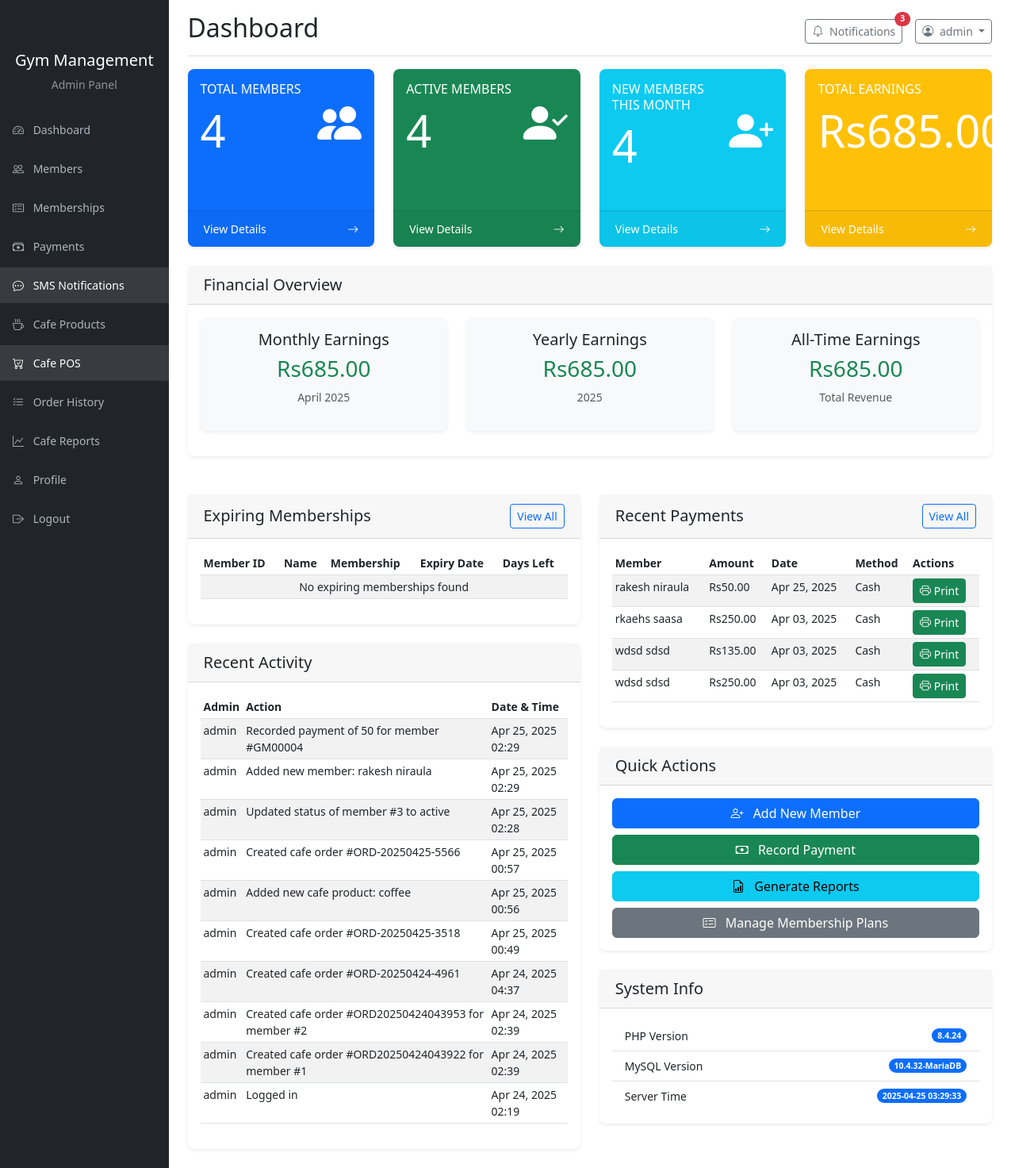
Page /admin/dashboard.php (signed in) on the committed database.
### tables this page shows
CREATE TABLE `activity_logs` (
  `id` int(11) NOT NULL,
  `admin_id` int(11) NOT NULL,
  `action` varchar(255) NOT NULL,
  `created_at` timestamp NOT NULL DEFAULT current_timestamp()
);

CREATE TABLE `payments` (
  `id` int(11) NOT NULL,
  `member_id` int(11) NOT NULL,
  `amount` decimal(10,2) NOT NULL,
  `payment_date` date NOT NULL,
  `payment_method` enum('cash','credit_card','debit_card','bank_transfer','other') NOT NULL,
  `description` varchar(255) DEFAULT NULL,
  `receipt_number` varchar(50) DEFAULT NULL,
  `created_by` int(11) NOT NULL,
  `created_at` timestamp NOT NULL DEFAULT current_timestamp()
);

### admin/dashboard.php (the view, shortened to what the rows shown need)
<?php
require_once '../includes/db.php';
$total_members = 0;
$active_members = 0;
$new_members_this_month = 0;
$recent_payments = [];
$total_earnings = 0;
$tables_exist = true;
$column_exists = false;
if ($tables_exist) {
  $check = $conn->query("SHOW COLUMNS FROM gym_members LIKE 'membership_end_date'");
  $column_exists = ($check->num_rows > 0);
}
try {
  $result = $conn->query("SELECT COUNT(*) as total FROM gym_members");
  if ($result) {
      $total_members = $result->fetch_assoc()['total'];
  }
  $result = $conn->query("SELECT COUNT(*) as active FROM gym_members WHERE status = 'active'");
  if ($result) {
      $active_members = $result->fetch_assoc()['active'];
  }
  $first_day_of_month = date('Y-m-01');
  $stmt = $conn->prepare("SELECT COUNT(*) as new_members FROM gym_members WHERE created_at >= ?");
  if ($stmt) {
      $stmt->bind_param("s", $first_day_of_month);
      $stmt->execute();
      $result = $stmt->get_result();
      $new_members_this_month = $result->fetch_assoc()['new_members'];
  }
  $result = $conn->query("SELECT SUM(amount) as total FROM payments");
  if ($result) {
      $row = $result->fetch_assoc();
      $total_earnings = $row['total'] ? $row['total'] : 0;
  }
  $first_day_of_year = date('Y-01-01');
  $stmt = $conn->prepare("SELECT SUM(amount) as total FROM payments WHERE payment_date >= ?");
  if ($stmt) {
      $stmt->bind_param("s", $first_day_of_year);
      $stmt->execute();
  }
  if ($column_exists) {
      $today = date('Y-m-d');
      $next_week = date('Y-m-d', strtotime('+7 days'));
      $check_name_columns = $conn->query("SHOW COLUMNS FROM gym_members LIKE 'first_name'");
      $name_columns_exist = ($check_name_columns->num_rows > 0);
      if ($name_columns_exist) {
          $stmt = $conn->prepare("SELECT m.id, m.member_id, CONCAT(m.first_name, ' ', m.last_name) as name,
                                 m.membership_end_date, mp.name as membership_name,
                                 DATEDIFF(m.membership_end_date, CURDATE()) as days_remaining
                                 FROM gym_members m
                                 JOIN membership_plans mp ON m.membership_id = mp.id
                                 WHERE m.status = 'active'
                                 AND m.membership_end_date BETWEEN ? AND ?
                                 ORDER BY m.membership_end_date ASC
                                 LIMIT 5");
      }
      if ($stmt) {
          $stmt->bind_param("ss", $today, $next_week);
          $stmt->execute();
      }
  }
  if ($conn->query("SHOW TABLES LIKE 'payments'")->num_rows > 0) {
      $check_name_columns = $conn->query("SHOW COLUMNS FROM gym_members LIKE 'first_name'");
      $name_columns_exist = ($check_name_columns->num_rows > 0);
      if ($name_columns_exist) {
          $stmt = $conn->prepare("SELECT p.id, p.amount, p.payment_date, p.payment_method,
                                 CONCAT(m.first_name, ' ', m.last_name) as member_name
                                 FROM payments p
                                 JOIN gym_members m ON p.member_id = m.id
                                 ORDER BY p.payment_date DESC
                                 LIMIT 5");
      }
      if ($stmt) {
          $stmt->execute();
          $recent_payments = $stmt->get_result();
      }
  }
  $activity_logs = [];
  $result = $conn->query("SHOW TABLES LIKE 'activity_logs'");
  if ($result->num_rows > 0) {
      $result = $conn->query("SELECT al.action, al.created_at, a.username
                             FROM activity_logs al
                             JOIN admins a ON al.admin_id = a.id
                             ORDER BY al.created_at DESC LIMIT 10");
      if ($result) {
          $activity_logs = $result;
      }
  }
  if ($column_exists && $conn->query("SHOW TABLES LIKE 'notifications'")->num_rows > 0) {
      $conn->query("INSERT INTO notifications (type, member_id, message)
                   SELECT 'expired_membership', id, CONCAT('Membership has expired on ', membership_end_date)
                   FROM gym_members
                   WHERE status = 'active' AND membership_end_date < CURDATE()
                   AND id NOT IN (
                       SELECT member_id FROM notifications
                       WHERE type = 'expired_membership'
                       AND DATE(created_at) = CURDATE()
                   )");
      $conn->query("INSERT INTO notifications (type, member_id, message)
                   SELECT 'expiring_membership', id, CONCAT('Membership will expire on ', membership_end_date)
                   FROM gym_members
                   WHERE status = 'active'
                   AND membership_end_date BETWEEN CURDATE() AND DATE_ADD(CURDATE(), INTERVAL 7 DAY)
                   AND id NOT IN (
                       SELECT member_id FROM notifications
                       WHERE type = 'expiring_membership'
                       AND created_at >= DATE_SUB(CURDATE(), INTERVAL 7 DAY)
                   )");
  }
} catch (Exception $e) {
  error_log("Error in dashboard: " . $e->getMessage());
}
?>
<!DOCTYPE html>
<html lang="en">
<head>
  <link href="https://cdn.jsdelivr.net/npm/bootstrap@5.3.0/dist/css/bootstrap.min.css" rel="stylesheet">
  <link rel="stylesheet" href="https://cdn.jsdelivr.net/npm/bootstrap-icons@1.10.0/font/bootstrap-icons.css">
  <link rel="stylesheet" href="../assets/css/admin.css">
</head>
<body>
  <div class="container-fluid">
      <div class="row">
          <main class="col-md-9 ms-sm-auto col-lg-10 px-md-4">
              <div class="d-flex justify-content-between flex-wrap flex-md-nowrap align-items-center pt-3 pb-2 mb-3 border-bottom">
                  <h1 class="h2">Dashboard</h1>
              </div>
              <div class="row">
                  <div class="col-md-3 mb-4">
                      <div class="card bg-primary text-white h-100">
                          <div class="card-body">
                              <div class="d-flex justify-content-between align-items-center">
                                  <div>
                                      <h1 class="display-4"><?php echo $total_members; ?></h1>
                                  </div>
                              </div>
                          </div>
                      </div>
                  </div>
                  <div class="col-md-3 mb-4">
                      <div class="card bg-success text-white h-100">
                          <div class="card-body">
                              <div class="d-flex justify-content-between align-items-center">
                                  <div>
                                      <h1 class="display-4"><?php echo $active_members; ?></h1>
                                  </div>
                              </div>
                          </div>
                      </div>
                  </div>
                  <div class="col-md-3 mb-4">
                      <div class="card bg-info text-white h-100">
                          <div class="card-body">
                              <div class="d-flex justify-content-between align-items-center">
                                  <div>
                                      <h1 class="display-4"><?php echo $new_members_this_month; ?></h1>
                                  </div>
                              </div>
                          </div>
                      </div>
                  </div>
                  <div class="col-md-3 mb-4">
                      <div class="card bg-warning text-white h-100">
                          <div class="card-body">
                              <div class="d-flex justify-content-between align-items-center">
                                  <div>
                                      <h1 class="display-4">Rs<?php echo number_format($total_earnings, 2); ?></h1>
                                  </div>
                              </div>
                          </div>
                      </div>
                  </div>
              </div>
              <div class="row">
                  <div class="col-md-6">
                      <?php if ($column_exists): ?>
                          <div class="card mb-4">
                              <div class="card-body">
                                  <div class="table-responsive">
                                      <table class="table table-striped table-sm">
                                          <thead>
                                              <tr>
                                                  <th>Member ID</th>
                                                  <th>Name</th>
                                                  <th>Membership</th>
                                                  <th>Expiry Date</th>
                                                  <th>Days Left</th>
                                              </tr>
                                          </thead>
                                      </table>
                                  </div>
                              </div>
                          </div>
                      <?php endif; ?>
                      <div class="card mb-4">
                          <div class="card-body">
                              <div class="table-responsive">
                                  <table class="table table-striped table-sm">
                                      <thead>
                                          <tr>
                                              <th>Admin</th>
                                              <th>Action</th>
                                              <th>Date & Time</th>
                                          </tr>
                                      </thead>
                                      <tbody>
                                          <?php if (is_object($activity_logs) && $activity_logs->num_rows > 0): ?>
                                              <?php while ($log = $activity_logs->fetch_assoc()): ?>
                                                  <tr>
                                                      <td><?php echo htmlspecialchars($log['username']); ?></td>
                                                      <td><?php echo htmlspecialchars($log['action']); ?></td>
                                                      <td><?php echo date('M d, Y H:i', strtotime($log['created_at'])); ?></td>
                                                  </tr>
                                              <?php endwhile; ?>
                                          <?php else: ?>
                                              <tr>
                                                  <td colspan="3" class="text-center">No activity logs found</td>
                                              </tr>
                                          <?php endif; ?>
                                      </tbody>
                                  </table>
                              </div>
                          </div>
                      </div>
                  </div>
                  <div class="col-md-6">
                      <?php if ($conn->query("SHOW TABLES LIKE 'payments'")->num_rows > 0): ?>
                          <div class="card mb-4">
                              <div class="card-body">
                                  <div class="table-responsive">
                                      <table class="table table-striped table-sm">
                                          <thead>
                                              <tr>
                                                  <th>Member</th>
                                                  <th>Amount</th>
                                                  <th>Date</th>
                                                  <th>Method</th>
                                                  <th>Actions</th>
                                              </tr>
                                          </thead>
                                          <tbody>
                                              <?php if (is_object($recent_payments) && $recent_payments->num_rows > 0): ?>
                                                  <?php while ($payment = $recent_payments->fetch_assoc()): ?>
                                                      <tr>
                                                          <td><?php echo htmlspecialchars($payment['member_name']); ?></td>
                                                          <td>Rs<?php echo number_format($payment['amount'], 2); ?></td>
                                                          <td><?php echo date('M d, Y', strtotime($payment['payment_date'])); ?></td>
                                                          <td><?php echo ucfirst(str_replace('_', ' ', $payment['payment_method'])); ?></td>
                                                          <td>
                                                              <a href="../print-receipt.php?payment_id=<?php echo $payment['id']; ?>" class="btn btn-sm btn-success" target="_blank">
                                                                  <i class="bi bi-printer"></i> Print
                                                              </a>
                                                          </td>
                                                      </tr>
                                                  <?php endwhile; ?>
                                              <?php else: ?>
                                                  <tr>
                                                      <td colspan="5" class="text-center">No recent payments found</td>
                                                  </tr>
                                              <?php endif; ?>
                                          </tbody>
                                      </table>
                                  </div>
                              </div>
                          </div>
                      <?php endif; ?>
                  </div>
              </div>
          </main>
      </div>
  </div>
</body>
</html>

### rows in the picture
activity_logs: admin.username "admin", action "Recorded payment of 50 for member #GM00004", created_at "Apr 25, 2025 02:29"
activity_logs: admin.username "admin", action "Added new member: rakesh niraula", created_at "Apr 25, 2025 02:29"
activity_logs: admin.username "admin", action "Updated status of member #3 to active", created_at "Apr 25, 2025 02:28"
activity_logs: admin.username "admin", action "Created cafe order #ORD-20250425-5566", created_at "Apr 25, 2025 00:57"
activity_logs: admin.username "admin", action "Added new cafe product: coffee", created_at "Apr 25, 2025 00:56"
activity_logs: admin.username "admin", action "Created cafe order #ORD-20250425-3518", created_at "Apr 25, 2025 00:49"
activity_logs: admin.username "admin", action "Created cafe order #ORD-20250424-4961", created_at "Apr 24, 2025 04:37"
activity_logs: admin.username "admin", action "Created cafe order #ORD20250424043953 for member #2", created_at "Apr 24, 2025 02:39"
activity_logs: admin.username "admin", action "Created cafe order #ORD20250424043922 for member #1", created_at "Apr 24, 2025 02:39"
activity_logs: admin.username "admin", action "Logged in", created_at "Apr 24, 2025 02:19"
payments: member_name "rakesh niraula", amount "50.00", payment_date "Apr 25, 2025", payment_method "Cash"
payments: member_name "rkaehs saasa", amount "250.00", payment_date "Apr 03, 2025", payment_method "Cash"
payments: member_name "wdsd sdsd", amount "135.00", payment_date "Apr 03, 2025", payment_method "Cash"
payments: member_name "wdsd sdsd", amount "250.00", payment_date "Apr 03, 2025", payment_method "Cash"

### other values in the picture
$unread_notifications "3"
$_SESSION['username'] "admin"
$total_members "4"
$active_members "4"
$new_members_this_month "4"
$total_earnings "685.00"
$monthly_earnings "685.00"
$yearly_earnings "685.00"
phpversion() "8.4.24"
$conn->server_info "10.4.32-MariaDB"
